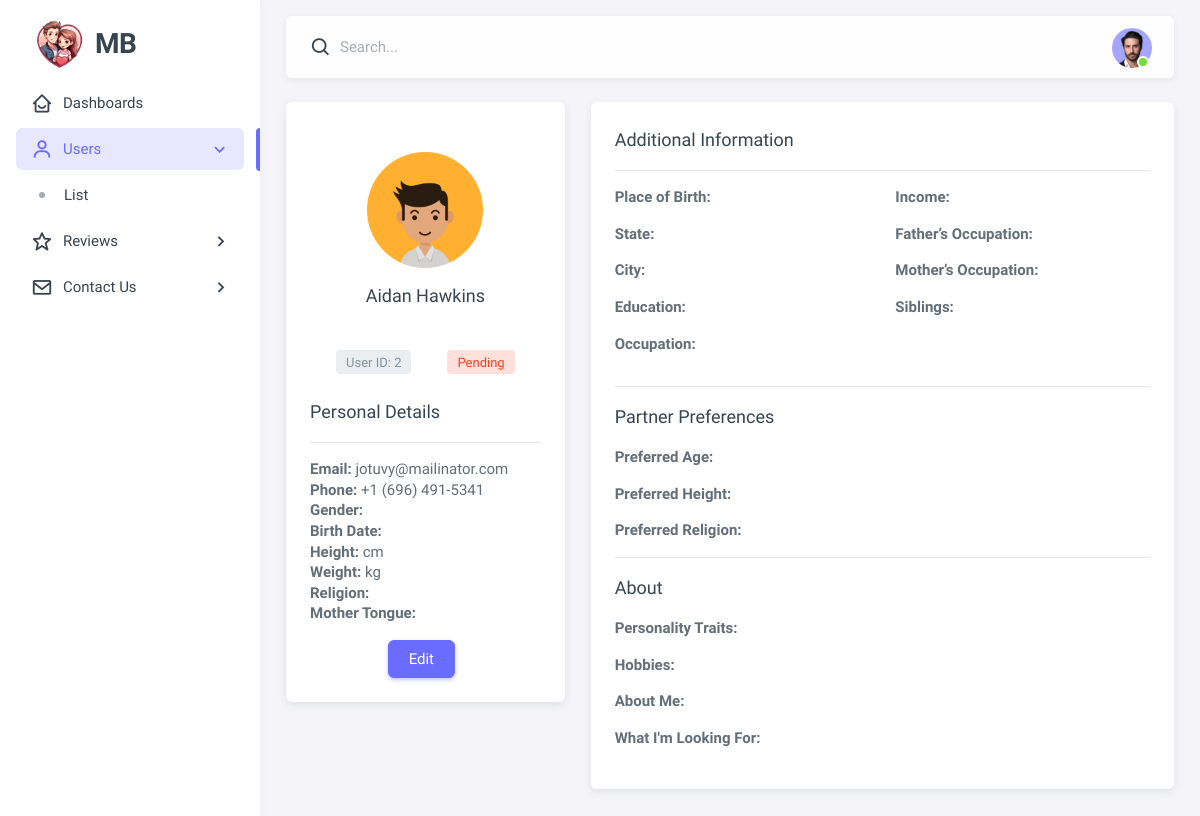
/admin/view_user.php?id=2 (signed in), run on an earlier commit of the app's database.
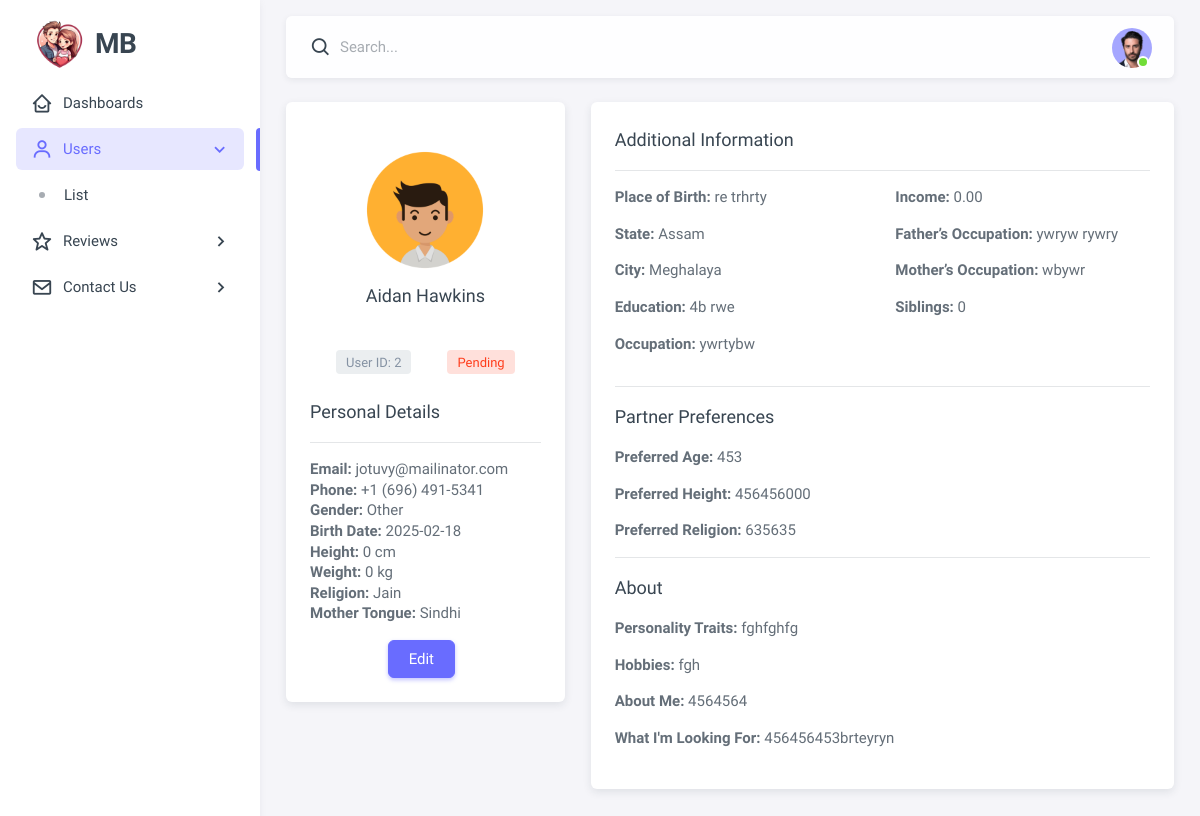
And on a later commit of the database.
### tables this page shows
CREATE TABLE `users` (
  `id` int(11) NOT NULL,
  `role_id` int(11) NOT NULL DEFAULT 2,
  `full_name` varchar(255) DEFAULT NULL,
  `profile_img` varchar(255) NOT NULL DEFAULT 'assets/img/avatar/avatar-1.png',
  `password` varchar(255) DEFAULT NULL,
  `dob` date DEFAULT NULL,
  `gender` varchar(10) DEFAULT NULL,
  `email` varchar(255) DEFAULT NULL,
  `phone_no` varchar(20) DEFAULT NULL,
  `height` float DEFAULT NULL,
  `weight` float DEFAULT NULL,
  `cast` varchar(255) DEFAULT NULL,
  `place_of_birth` varchar(255) DEFAULT NULL,
  `state` varchar(255) DEFAULT NULL,
  `city` varchar(255) DEFAULT NULL,
  `religion` varchar(255) DEFAULT NULL,
  `mother_tongue` varchar(255) DEFAULT NULL,
  `education` varchar(255) DEFAULT NULL,
  `occupation` varchar(255) DEFAULT NULL,
  `income` decimal(10,2) DEFAULT NULL,
  `father_occupation` varchar(255) DEFAULT NULL,
  `mother_occupation` varchar(255) DEFAULT NULL,
  `siblings` int(11) DEFAULT NULL,
  `partner_age` int(11) DEFAULT NULL,
  `partner_height` float DEFAULT NULL,
  `partner_religion` varchar(255) DEFAULT NULL,
  `personality_traits` text DEFAULT NULL,
  `hobbies` text DEFAULT NULL,
  `about_me` text DEFAULT NULL,
  `what_are_you_looking_for` text DEFAULT NULL,
  `status` varchar(50) DEFAULT NULL,
  `created_at` timestamp NOT NULL DEFAULT current_timestamp(),
  `updated_at` timestamp NOT NULL DEFAULT current_timestamp() ON UPDATE current_timestamp()
);

### admin/db.php (called while the page is built, shortened)
<?php
$base_url = "http://" . $_SERVER['HTTP_HOST'] . dirname($_SERVER['SCRIPT_NAME']);
?>

### admin/view_user.php (the view, shortened to what this page needs)
<?php
include 'header.php';
$user_id = (int) ($_GET['id'] ?? 1);
$sql = "SELECT * FROM users WHERE id = $user_id";
$result = mysqli_query($conn, $sql);
$user = mysqli_fetch_assoc($result);
?>
<body>
    <div class="layout-wrapper layout-content-navbar">
        <div class="layout-container">
            <?php include 'sidebar.php'; ?>
            <div class="layout-page">
                <?php include 'navbar.php'; ?>
                <div class="content-wrapper">
                    <div class="container-xxl flex-grow-1 container-p-y">
                        <div class="row">
                            <div class="col-xl-4 col-lg-5">
                                <div class="card mb-4">
                                <div class="card-body pt-12">
                                    <div class="user-avatar-section ">
                                        <div class=" d-flex align-items-center flex-column">
                                            <img class="img-fluid rounded-circle mb-3"
                                                src="<?= str_replace('admin/', '', $base_url . '/' . $user['profile_img']); ?>"
                                                height="120" width="120" alt="User avatar"
                                                onerror="this.onerror=null; this.src='<?= $base_url ?>/assets/img/avatar/avatar-1.png';">
                                            <h5><?= htmlspecialchars($user['full_name']) ?></h5>
                                        </div>
                                    </div>
                                    <div class="d-flex justify-content-center  flex-wrap my-6 gap-0 gap-md-3 gap-lg-4">
                                        <div class="d-flex align-items-center me-5 gap-4">
                                        <span class="badge bg-label-secondary">User ID: <?= $user['id'] ?></span>
                                        </div>
                                        <div class="d-flex align-items-center gap-4">
                                        <span
                                                class="badge bg-label-<?= $user['status'] === 'active' ? 'success' : 'danger' ?>">
                                                <?= ucfirst($user['status']) ?>
                                            </span>
                                        </div>
                                    </div>
                                        <h5 class="pb-4 border-bottom mb-4">Personal Details</h5>
                                        <ul class="list-unstyled">
                                            <li><strong>Email:</strong> <?= htmlspecialchars($user['email']) ?></li>
                                            <li><strong>Phone:</strong> <?= htmlspecialchars($user['phone_no']) ?></li>
                                            <li><strong>Gender:</strong> <?= htmlspecialchars($user['gender']) ?></li>
                                            <li><strong>Birth Date:</strong> <?= htmlspecialchars($user['dob']) ?></li>
                                            <li><strong>Height:</strong> <?= htmlspecialchars($user['height']) ?> cm
                                            </li>
                                            <li><strong>Weight:</strong> <?= htmlspecialchars($user['weight']) ?> kg
                                            </li>
                                            <li><strong>Religion:</strong> <?= htmlspecialchars($user['religion']) ?>
                                            </li>
                                            <li><strong>Mother Tongue:</strong>
                                                <?= htmlspecialchars($user['mother_tongue']) ?></li>
                                        </ul>
                                        <div class="d-flex justify-content-center mt-3">
                                            <a href="edit_user.php?id=<?= $user['id'] ?>"
                                                class="btn btn-primary me-2">Edit</a>
                                        </div>
                                    </div>
                                </div>
                            </div>
                            <div class="col-xl-8 col-lg-7">
                                <div class="card mb-4">
                                    <div class="card-body">
                                        <h5 class="card-title">Additional Information</h5>
                                        <hr>
                                        <div class="row">
                                            <div class="col-md-6">
                                                <p><strong>Place of Birth:</strong>
                                                    <?= htmlspecialchars($user['place_of_birth']) ?></p>
                                                <p><strong>State:</strong> <?= htmlspecialchars($user['state']) ?></p>
                                                <p><strong>City:</strong> <?= htmlspecialchars($user['city']) ?></p>
                                                <p><strong>Education:</strong>
                                                    <?= htmlspecialchars($user['education']) ?></p>
                                                <p><strong>Occupation:</strong>
                                                    <?= htmlspecialchars($user['occupation']) ?></p>
                                            </div>
                                            <div class="col-md-6">
                                                <p><strong>Income:</strong> <?= htmlspecialchars($user['income']) ?></p>
                                                <p><strong>Father’s Occupation:</strong>
                                                    <?= htmlspecialchars($user['father_occupation']) ?></p>
                                                <p><strong>Mother’s Occupation:</strong>
                                                    <?= htmlspecialchars($user['mother_occupation']) ?></p>
                                                <p><strong>Siblings:</strong> <?= htmlspecialchars($user['siblings']) ?>
                                                </p>
                                            </div>
                                        </div>
                                        <hr>
                                        <h5>Partner Preferences</h5>
                                        <p><strong>Preferred Age:</strong> <?= htmlspecialchars($user['partner_age']) ?>
                                        </p>
                                        <p><strong>Preferred Height:</strong>
                                            <?= htmlspecialchars($user['partner_height']) ?></p>
                                        <p><strong>Preferred Religion:</strong>
                                            <?= htmlspecialchars($user['partner_religion']) ?></p>
                                        <hr>
                                        <h5>About</h5>
                                        <p><strong>Personality Traits:</strong>
                                            <?= htmlspecialchars($user['personality_traits']) ?></p>
                                        <p><strong>Hobbies:</strong> <?= htmlspecialchars($user['hobbies']) ?></p>
                                        <p><strong>About Me:</strong> <?= htmlspecialchars($user['about_me']) ?></p>
                                        <p><strong>What I'm Looking For:</strong>
                                            <?= htmlspecialchars($user['what_are_you_looking_for']) ?></p>
                                    </div>
                                </div>
                            </div>
                        </div>
                    </div>
                </div>
            </div>
        </div>
    </div>
</body>
</html>

### admin/header.php (shortened to what this page needs)
<?php
include 'db.php';
?>
<!doctype html>
<html lang="en" class="light-style layout-menu-fixed layout-compact" dir="ltr" data-theme="theme-default"
    data-assets-path="assets/" data-template="vertical-menu-template-free" data-style="light">
<head>
    <link rel="stylesheet" href="assets/vendor/fonts/boxicons.css" />
    <link rel="stylesheet" href="assets/vendor/css/core.css" class="template-customizer-core-css" />
    <link rel="stylesheet" href="assets/vendor/css/theme-default.css" class="template-customizer-theme-css" />
    <link rel="stylesheet" href="assets/css/demo.css" />
    <link rel="stylesheet" href="assets/vendor/libs/perfect-scrollbar/perfect-scrollbar.css" />
    <link rel="stylesheet" href="assets/vendor/libs/apex-charts/apex-charts.css" />
</head>

### admin/sidebar.php (shortened to what this page needs)
<aside id="layout-menu" class="layout-menu menu-vertical menu bg-menu-theme">
    <div class="app-brand demo">
        <a href="index.html" class="app-brand-link">
            <span class="app-brand-logo demo">
                <img src="../assets/img/logo/logo2.png" alt="" srcset="" width="55px;">
            </span>
            <span class="app-brand-text demo menu-text fw-bold ms-2">MB</span>
        </a>
    </div>
    <ul class="menu-inner py-1">
        <?php
        $currentFile = basename($_SERVER['PHP_SELF']);
        $isDashboard = ($currentFile == 'dashboard.php');
        $isUserList = ($currentFile == 'user_list.php' || $currentFile == 'view_user.php' || $currentFile == 'edit_user.php');
        $isReviewList = ($currentFile == 'review_listings.php' || $currentFile == 'review_details.php');
        $isContactList = ($currentFile == 'contact_list.php' || $currentFile == 'view_contact.php');
        ?>
        <li class="menu-item <?php echo $isDashboard ? 'active open' : ''; ?>">
            <a href="dashboard.php" class="menu-link">
                <i class="menu-icon tf-icons bx bx-home-smile"></i>
                <div class="text-truncate" data-i18n="Dashboards">Dashboards</div>
            </a>
        </li>
        <li class="menu-item <?php echo $isUserList ? 'active open' : ''; ?>">
            <a href="javascript:void(0);" class="menu-link menu-toggle">
                <i class="menu-icon bx bx-user"></i>
                <div data-i18n="Users">Users</div>
            </a>
            <ul class="menu-sub">
                <li class="menu-item <?php echo ($currentFile == 'user_list.php') ? 'active' : ''; ?>">
                    <a href="user_list.php" class="menu-link">
                        <div class="text-truncate" data-i18n="List">List</div>
                    </a>
                </li>
            </ul>
        </li>
        <li class="menu-item <?php echo $isReviewList ? 'active open' : ''; ?>">
            <a href="javascript:void(0);" class="menu-link menu-toggle">
                <i class="menu-icon bx bx-star"></i>
                <div data-i18n="Reviews">Reviews</div>
            </a>
        </li>
        <li class="menu-item <?php echo $isContactList ? 'active open' : ''; ?>">
            <a href="javascript:void(0);" class="menu-link menu-toggle">
                <i class="menu-icon bx bx-envelope"></i>
                <div data-i18n="Contact Us">Contact Us</div>
            </a>
        </li>
    </ul>
</aside>

### admin/navbar.php (shortened to what this page needs)
<nav class="layout-navbar container-xxl navbar navbar-expand-xl navbar-detached align-items-center bg-navbar-theme"
                    id="layout-navbar">
                    <div class="navbar-nav-right d-flex align-items-center" id="navbar-collapse">
                        <div class="navbar-nav align-items-center">
                            <div class="nav-item d-flex align-items-center">
                                <i class="bx bx-search bx-md"></i>
                                <input type="text" class="form-control border-0 shadow-none ps-1 ps-sm-2"
                                    placeholder="Search..." aria-label="Search..." />
                            </div>
                        </div>
                        <ul class="navbar-nav flex-row align-items-center ms-auto">
                            <li class="nav-item navbar-dropdown dropdown-user dropdown">
                                <a class="nav-link dropdown-toggle hide-arrow p-0" href="javascript:void(0);"
                                    data-bs-toggle="dropdown">
                                    <div class="avatar avatar-online">
                                        <img src="assets/img/avatars/1.png" alt class="w-px-40 h-auto rounded-circle" />
                                    </div>
                                </a>
                            </li>
                        </ul>
                    </div>
                </nav>

### admin/assets/css/demo.css (style rules this page uses)
.menu .app-brand.demo { height: 64px; margin-top: 12px; }
.app-brand-text.demo { font-size: 1.75rem; letter-spacing: -0.5px; }

What changed in the data, as far as the page shows it:
changed users "Aidan Hawkins": gender (not shown) → "Other"; dob (not shown) → "2025-02-18"; height (not shown) → "0"; weight (not shown) → "0"; religion (not shown) → "Jain"; mother_tongue (not shown) → "Sindhi"; place_of_birth (not shown) → "re trhrty"; state (not shown) → "Assam"; city (not shown) → "Meghalaya"; education (not shown) → "4b rwe"; occupation (not shown) → "ywrtybw"; income (not shown) → "0.00"; father_occupation (not shown) → "ywryw rywry"; mother_occupation (not shown) → "wbywr"; siblings (not shown) → "0"; partner_age (not shown) → "453"; partner_height (not shown) → "456456000"; partner_religion (not shown) → "635635"; personality_traits (not shown) → "fghfghfg"; hobbies (not shown) → "fgh"; about_me (not shown) → "4564564"; what_are_you_looking_for (not shown) → "456456453brteyryn"
